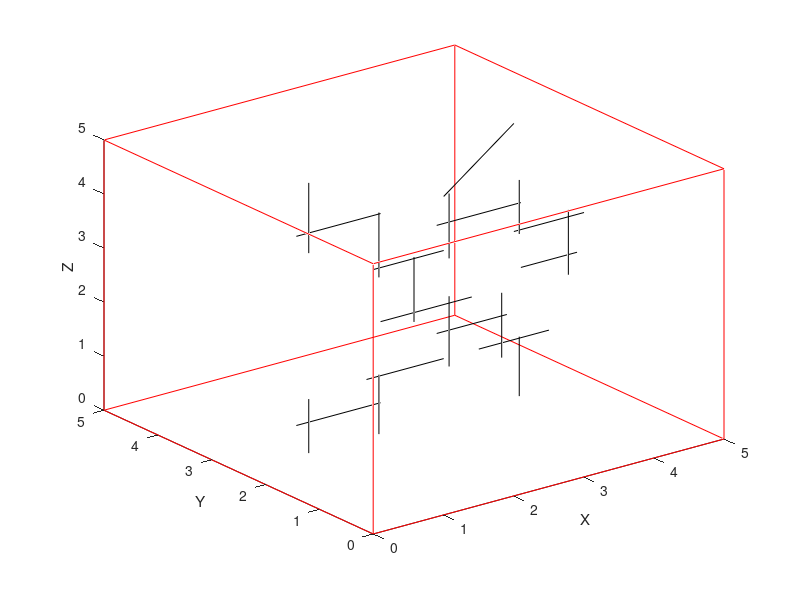

MATLAB code to generate this figure: (Note: this script raises an error after producing the figure.)
clc
clear all
format long
RVE.size = [5 5 5];
RVE.Dir = 'z'; 
X=[0,0;0,RVE.size(1);RVE.size(1),RVE.size(1);RVE.size(1),0;0,0;0,RVE.size(1);RVE.size(1),RVE.size(1);RVE.size(1),0;0,0;RVE.size(1),RVE.size(1);0,0;RVE.size(1),RVE.size(1)];
        Y=[0,RVE.size(2);RVE.size(2),RVE.size(2);RVE.size(2),0;0,0;0,RVE.size(2);RVE.size(2),RVE.size(2);RVE.size(2),0;0,0;0,0;0,0;RVE.size(2),RVE.size(2);RVE.size(2),RVE.size(2)];
        Z=[0,0;0,0;0,0;0,0;RVE.size(3),RVE.size(3);RVE.size(3),RVE.size(3);RVE.size(3),RVE.size(3);RVE.size(3),RVE.size(3);0,RVE.size(3);0,RVE.size(3);0,RVE.size(3);0,RVE.size(3)];


PP = [1 1 3 4 0.9 2.1 3 3 4 4 2.9 4.1 2 2 4 5 2 3 2.5 2.5 2.1 3.4 3 3 2.9 3.9 2 2 1 1 3.75 3.75 3.5 4.5 1.9 3 4 4 0.9 2.1 4.7 4.7 4.1 4.9
    2.5 2.5 2.6 2.6 2.6 2.6 2.5 2.5 2.5 2.5 2.6 2.6 2.5 2.5 2.6 2.6 2.6 2.6 2.5 2.5 2.6 2.6 2.5 2.5 2.6 2.6 2.5 2.5 2.5 2.5 2.5 2.5 2.6 2.6 2.6 2.6 2.5 2.5 2.6 2.6 2.5 2.5 2.6 2.6
    5 3.7 4 5 4 4 4.1 2.9 4 3 3.5 3.5 4.1 2.9 3 3 3 3 3.1 1.9 2 2 2.2 0.9 1.5 1.5 1.1 0 1 0 2 0.8 1 1 1 1 1.1 0 0.5 0.5 3.2 2 2.3 2.3]
    Pcenter= 0.5*(PP(:,1:2:end)+PP(:,2:2:end))
    Plength=(sum((PP(:,1:2:end)-PP(:,2:2:end)).^2,1)).^0.5
    N = size(Plength,2)
    RVE.dcut = 0.10;
    RVE.dvdw = 0.01
    RVE.D = 0
   
     for i=1:N
            Xx(i,:)=PP(1,2*i-1:2*i);
            Yy(i,:)=PP(2,2*i-1:2*i);
            Zz(i,:)=PP(3,2*i-1:2*i);
        end
        figure
        plot3(X',Y',Z','r')
        hold on
        plot3(Xx',Yy',Zz','k')
        xlabel('X')
        ylabel('Y')
        zlabel('Z')
PP=PP';
dCNT = sparse(N,N);
Pcenter = Pcenter'
ja = dCNT;

%% compute distances betwen CNTs
for i=1:N
    Lspace = RVE.dcut + 0.5*Plength(i) + (0.5*Plength(1:i-1))';     %neighbour range as a colomn vector
    temp = (ones(i-1,1)*Pcenter(i,:)>(Pcenter(1:i-1,:)-Lspace*ones(1,3))) & (ones(i-1,1)*Pcenter(i,:)<(Pcenter(1:i-1,:)+Lspace*ones(1,3))); 
    temp = prod(double(temp),2);                                % find adjcent CNTs
    temp = temp > 0;
    if ~isempty(find(temp, 1))
        a = find(temp);
        [dt, dti, dta] = A_DistSeg2Seg(PP(2*i-1,:),PP(2*i,:),PP(2*a-1,:),PP(2*a,:),RVE.dvdw,RVE.D); 
        dCNT(a,i) = (dt<=RVE.dcut+1e-6) .* dt;
        ja(a,i) = (dt<=RVE.dcut+1e-6) .* dta;   %distance between junction on CNT a(j) and starting point of CNT a(j)
        ja(i,a) = (dt<=RVE.dcut+1e-6) .* dti;   %distance between junction on CNT i and starting point of CNT i
    end
end

%%


if RVE.Dir=='z'
    za = PP(1:2:end,3);
    zb = PP(2:2:end,3);
    ind1 = find((za==0)|(zb==0));                              % z cross the 0 Boundary (bottom)
    ind2 = find((za==RVE.size(3))|(zb==RVE.size(3)));          % z cross the Lz edge, connected to GND
elseif RVE.Dir=='y'
    ya = PP(1:2:end,2);
    yb = PP(2:2:end,2);
    ind1 = find((ya==0)|(yb==0));         % y cross the 1st edge, connected to ISRC
    ind2 = find((ya==RVE.size(2))|(yb==RVE.size(2)));            % y cross the 2nd edge, connected to GND
else
    xa = PP(1:2:end,1);
    xb = PP(2:2:end,1);
    ind1 = find((xa==0)|(xb==0));         % x cross the 1st edge, connected to ISRC
    ind2 = find((xa==RVE.size(1))|(xb==RVE.size(1)));            % x cross the 2nd edge, connected to GND
end
%indE = [ind1; ind2];                                    % Edge CNTs

%%%%%%%%%%%%%%%%%%%%%%%%%%%%%Deal with tunnelling segments
%% pick out Active CNTs
actCNT = zeros(1,length(dCNT)+1);                       % Active CNTs: those CNTs which are integrated in percolation cluster
DCNT = dCNT + dCNT';                                    % distance matrix %Have symeetric matrix
dGraph = sparse(DCNT~=0);                               % define undirected graph
me = length(DCNT)
p = 0;
DCNT([ind1;ind2],me+1)=1;
DCNT(me+1,[ind1;ind2])=1;
[a C] = biconnected_components(DCNT)
%biconncomp(DCNT)
% for i=1:length(ind1)                                    % pick out Active CNTs
%     order = graphtraverse(dGraph, ind1(i));             % find CNTs that connected to the 1st edge(ISRC)
%     if find(ismember(order, ind2),1)                    % check if CNTs in 'order' connect to the 2nd edge(GND)
%         actCNT(p+1:p+length(order)) = order;            % feed actCNT
%         actCNT = unique(actCNT);                        % find unique elements
%         p = length(actCNT);
%     end
% end
% perco = p;
% if perco>0
%     disp('// CNT network formed...');
% else
%     G = 0;
%     disp('// Warning: No percolation cluster exist!');
%     return
% end
% 
% actCNT = actCNT(2:length(actCNT));                      % exclude 0
% indtemp = ismember(1:length(dCNT), actCNT);             % those active CNTs
% dGraph = dGraph(indtemp,indtemp);                       % exclude those unactive CNTs
% indI = actCNT(ismember(actCNT,ind1));                   % conductive ISRC CNTs indices
% indG = actCNT(ismember(actCNT,ind2));                   % conductive GND CNTs indices
% indIG = [indI indG];                                    % ISRC & GND CNTs
% innCNT = actCNT(~ismember(actCNT,indIG));               % inner CNTs (not the one touching electrodes)
% 
% 
% %% Delete CNTs that are dead ends
% q = length(innCNT)+1;
% while q>length(innCNT)                                  % repeat if exsit unonductive CNTs
%     q = length(innCNT);                                 % # of conductive CNTs
%     i = 1;
%     while i<=length(innCNT)                             % pick out unonductive CNTs
%         indtemp = find(ismember(actCNT,innCNT(i)));     % index of innCNT in actCNT
%         if isempty(find(dGraph(indtemp,:), 1))          % if innCNT(i) has no connection %not possible
%             continue;                                   % continue
%         end
%         order = graphtraverse(dGraph,indtemp,'depth',1);% CNTs that connected to innCNT(i), inCNT(i) is included
%         p = 0;
%         if length(order)<3                              % check if innCNT(i) is isolated, so it is connected only to only one other CNT
%             dGraph(order(1),:) = 0;                     % if YES, clear innCNT(i)
%             dGraph(:,order(1)) = 0;
%             innCNT(i) = [];                             % clear innCNT(i)
%         else
%             Gtemp = dGraph;
%             Gtemp(order(1),:) = 0;                      % cut the innCNT(i) connection
%             Gtemp(:,order(1)) = 0;
%             for j=2:length(order)                       % innCNT(i) connected to the percolation cluster
%                 tree = graphtraverse(Gtemp, order(j));  % check if order(j) connect to the percolation cluster (is it connected to anny other of the percolated cluster?)
%                 if ~isempty(ismember(tree,indIG))
%                     p = p + 1;
%                 end
%             end
%             if p<2
%                 dGraph(order(1),:) = 0;                 % if p<2, clear inn(i)
%                 dGraph(:,order(1)) = 0;
%                 innCNT(i) = [];                         % clear innCNT(i)
%             end
%         end
%         i = i + 1;
%     end
% end
% conCNT = [indI innCNT indG];                            % conductive CNTs
% conN = length(conCNT);                                  % conductive CNT index
% 
% %% Calculation of Rt and Rint
% 
% conJun = DCNT(conCNT, conCNT);                          % find effective junctions
% conP = ja;                                              
% conP = conP(conCNT, conCNT);
% IndN = sparse(conN, conN);                              % node index in conJun
% node = 1;
% for i=1:conN                                            % node index defintaion
%     [~,q,d] = find(conJun(i,i+1:conN));
%     for j=1:length(d)
%         IndN(i,i+q(j)) = node;
%         IndN(i+q(j),i) = node + 1;
%         node = node + 2;
%     end
% end
% Gnode = sparse(node+1,node+1);                          % Gnode matrix:
%                                                         % |- Inner nodes-|- ISRC node -|- GND node -|
% for i=1:conN                                            % Inner nodes, Gjunction
%     [~,q,d] = find(conJun(i,i+1:conN));
%     for j=1:length(d)
%         Gnode(IndN(i,i+q(j)),IndN(i+q(j),i)) = d(j);  % find tunnelling conductance
%     end
% end
% 
% for i=1:conN                                            % Inner nodes, Gcnt
%     [~,q,d] = find(conJun(i,:));
%     tempP = conP(i,:);
%     [sortp,indp] = sort(tempP(tempP~=0));
%     for j=2:length(d)
%         LCNT = abs(sortp(j-1)-sortp(j));
%         if LCNT<1e-6 %close to zero
%             LCNT = 0.1;                                 % LCNT should be > 0
%         end
%         Gnode(IndN(i,q(indp(j-1))),IndN(i,q(indp(j)))) = LCNT;  % cnt    
%     end
%     if ismember(conCNT(i),indI)                         % ISRC node
%         conCNT(i)
%         P1 = PP(2*conCNT(i)-1:2*conCNT(i),:);           % find the CNT
%         P2 = P1(P1(:,3)==0,:)                          % find end point on ISRC
%         da = sqrt(sum((P2-P1(1,:)).*(P2-P1(1,:))))     % distance between point on ISRC and starting point of CNT
%         conP(i,q)
%         [E,indp] = sort(abs(da-(conP(i,q)-0.5)))          % find distance (substract 0.1 added in distance between segment)
%         LCNT = E(1) + (E(1)<1e-6)*0.1                  % if length close to zero, add 0.1 to its value
%         Gnode(IndN(i,q(indp(1))),node) = LCNT;
%     end
%     if ismember(conCNT(i),indG)                         % GND node
%         conCNT(i)
%         P1 = PP(2*conCNT(i)-1:2*conCNT(i),:);           % find the CNT
%         P2 = P1(P1(:,3)==RVE.size(3),:)                % find end point on GND
%         da = sqrt(sum((P2-P1(1,:)).*(P2-P1(1,:))))     % distance between point on GND and starting point of CNT
%         conP(i,q)
%         [E,indp] = sort(abs(da-(conP(i,q)-0.5)));          % find distance (substract 0.1 added in distance between segment)
%         LCNT = E(1) + (E(1)<1e-6)*0.1                  % if length close to zero, add 0.1 to its value
%         Gnode(IndN(i,q(indp(1))),node+1) = LCNT;
%     end
% end
% %% resistance matrix formation
% Gnode1 = full(Gnode);
% Gnode = Gnode + Gnode';                                 % symmetrical
% Gnode = diag(sum(Gnode)) - Gnode;                       % conductance adjacent matrix
% G = Gnode(1:node,1:node);      